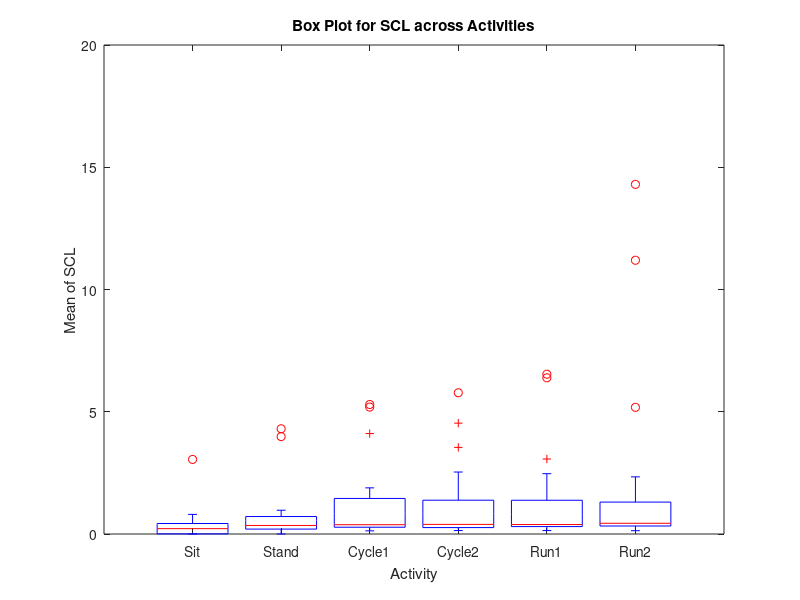
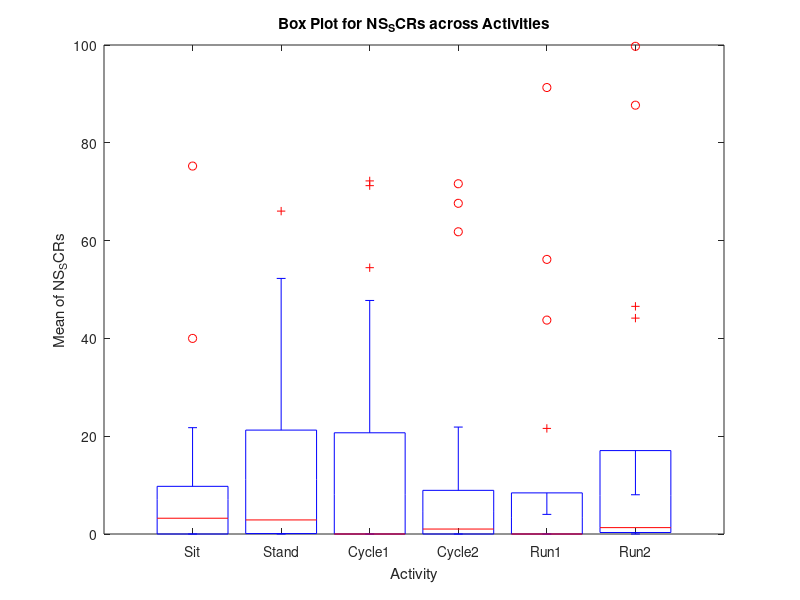
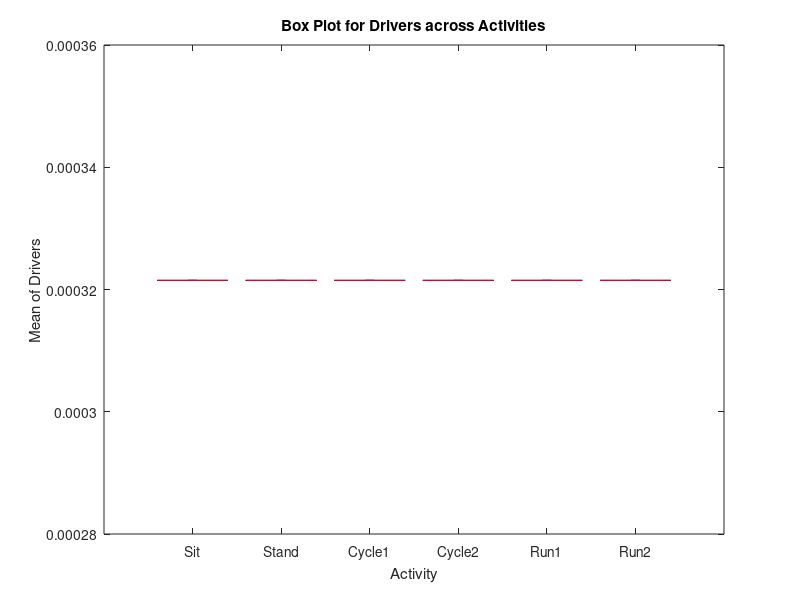

Here is the MATLAB script that generated these plots, in order:

data = load('EDA_all_metrics.mat');
metrics = data.EDA_metrics;

activities = fieldnames(metrics.P01);
features = {'SCL', 'NS_SCRs', 'Drivers'};

numSubjects = length(fieldnames(metrics));
numActivities = length(activities);
meanData = zeros(numSubjects, numActivities, length(features));
stdData = zeros(numSubjects, numActivities, length(features));

% Mean and STD
subjectFields = fieldnames(metrics);
for subjIdx = 1:numSubjects
    subjectData = metrics.(subjectFields{subjIdx});
    for actIdx = 1:numActivities
        for featIdx = 1:length(features)
            featureData = subjectData.(activities{actIdx}).(features{featIdx});
            meanData(subjIdx, actIdx, featIdx) = mean(featureData, 'all');
            stdData(subjIdx, actIdx, featIdx) = std(featureData, 0, 'all');
        end
    end
end

% Box Plot
for featIdx = 1:length(features)
    figure;
    
    plotData = squeeze(meanData(:, :, featIdx));
    
    
    boxplot(plotData, 'Labels', activities);
    title(['Box Plot for ', features{featIdx}, ' across Activities']);
    xlabel('Activity');
    ylabel(['Mean of ', features{featIdx}]);
end

